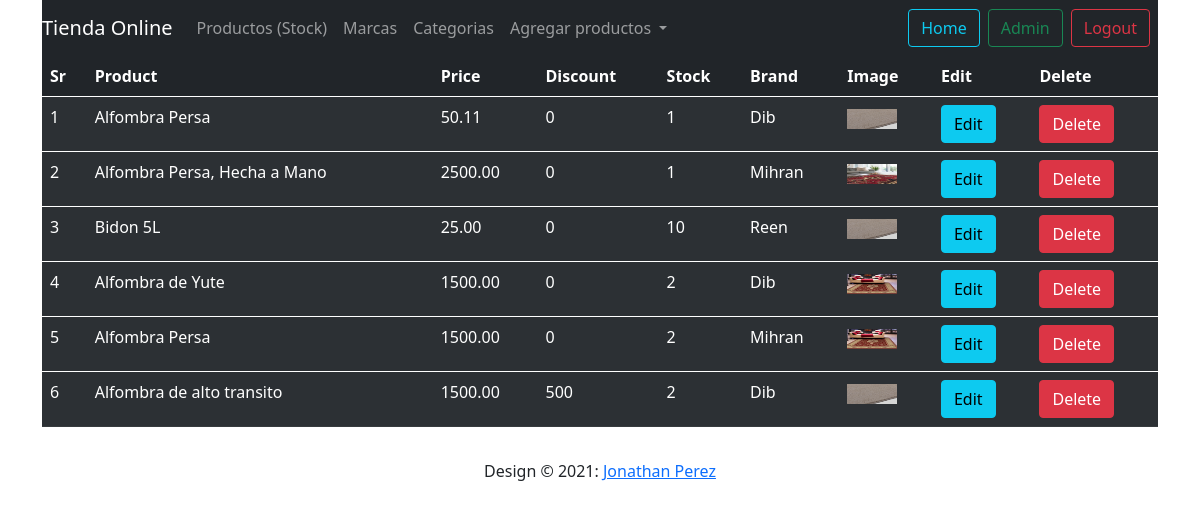
Page /admin (signed in) on the earlier database version.
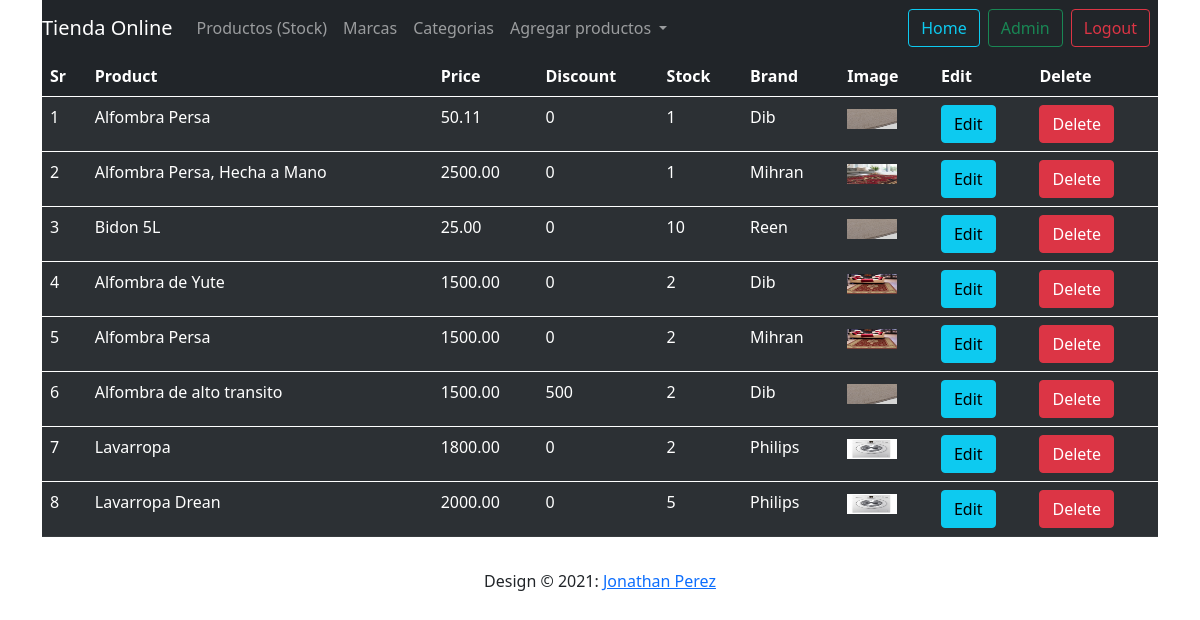
Same page on the later database version.
### shop/products/models.py (models this page shows, shortened)
class Addproduct(db.Model):
    id = db.Column(db.Integer, primary_key=True)
    name = db.Column(db.String(80), nullable=False)
    price = db.Column(db.Numeric(10, 2), nullable=False)
    discount = db.Column(db.Integer, default=0)
    stock = db.Column(db.Integer, nullable=False)
    colors = db.Column(db.Text, nullable=False)
    desc = db.Column(db.Text, nullable=False)
    pub_date = db.Column(db.DateTime, nullable=False, default=datetime.utcnow)
    category_id = db.Column(db.Integer, db.ForeignKey('category.id'), nullable=False)
    category = db.relationship('Category', backref=db.backref('categories', lazy=True))
    brand_id = db.Column(db.Integer, db.ForeignKey('brand.id'), nullable=False)
    brand = db.relationship('Brand', backref=db.backref('brands', lazy=True))
    image_1 = db.Column(db.String(150), nullable=False, default='image1.jpg')
    image_2 = db.Column(db.String(150), nullable=False, default='image2.jpg')
    image_3 = db.Column(db.String(150), nullable=False, default='image3.jpg')

class Brand(db.Model):
    id = db.Column(db.Integer, primary_key=True)
    name = db.Column(db.String(30), nullable=False, unique=True)

### shop/admin/routes.py (the view)
@app.route('/admin')
def admin():
    if 'email' not in session:
        flash('Please login first', 'danger')
        return redirect(url_for('login'))
    products = Addproduct.query.all()
    return render_template('admin/index.html', title='Admin Page', products=products)

### shop/templates/admin/index.html (shortened to what this page needs)
{% extends 'layout.html'%}
{% block content%}
    <div class="container">
        <nav class="navbar navbar-expand-lg navbar-dark bg-dark">
            <a class="navbar-brand" href="{{url_for('admin')}}">Tienda Online</a>
            <div class="collapse navbar-collapse" id="navbarNavDropdown">
              <ul class="navbar-nav">
                <li class="nav-item active">
                  <a class="nav-link" href="{{url_for('admin')}}">Productos <span class="sr-only">(Stock)</span></a>
                </li>
                <li class="nav-item">
                  <a class="nav-link" href="{{url_for('brands')}}">Marcas</a>
                </li>
                <li class="nav-item">
                  <a class="nav-link" href="{{url_for('category')}}">Categorias</a>
                </li>
                <li class="nav-item dropdown">
                  <a class="nav-link dropdown-toggle" href="#" id="navbarDropdownMenuLink" role="button" data-toggle="dropdown" aria-haspopup="true" aria-expanded="false">
                    Agregar productos
                  </a>
                </li>
              </ul>
            </div>
            <a href=""<button class="btn btn-outline-info me-2" type="button">Home</button></a>
            <a href="{{url_for('admin')}}"><button class="btn btn-outline-success me-2" type="button">Admin</button></a>
            <a href="{{url_for('logout')}}"><button class="btn btn-outline-danger me-2" type="button">Logout</button></a>
          </nav>
    </div>
<div class="container">
    <table class="table table-dark table-striped table-hover">
        <thead>
            <th>Sr</th>
            <th>Product</th>
            <th>Price</th>
            <th>Discount</th>
            <th>Stock</th>
            <th>Brand</th>
            <th>Image</th>
            <th>Edit</th>
            <th>Delete</th>
        </thead>
            {% for product in products %}
        <tbody>
                <tr>
                    <td>{{ loop.index }}</td>
                    <td>{{ product.name }}</td>
                    <td>{{ product.price }}</td>
                    <td>{{ product.discount }}</td>
                    <td>{{ product.stock }}</td>
                    <td>{{ product.brand.name}}</td>
                    <td><img src="{{url_for('static',filename='images/' + product.image_1)}}" alt="{{product.name}}" width="50" height="20"></td>
                    <td><a href="{{url_for('updateproduct', id=product.id)}}" class="btn btn-info">Edit</a></td>
                    <td><a href="{{url_for('updateproduct', id=product.id)}}" class="btn btn-danger">Delete</a></td>
                </tr>
            {% endfor %}
        </tbody>
    </table>
</div>
{% endblock %}

### shop/templates/layout.html (shortened to what this page needs)
<!doctype html>
<html lang="en">
  <head>
    <link href="https://cdn.jsdelivr.net/npm/bootstrap@5.1.0/dist/css/bootstrap.min.css" rel="stylesheet">
  </head>
  <body>
  {% block content%}
  {% endblock %}
  <footer class="page-footer font-small blue">
    <div class="footer-copyright text-center py-3"> Design © 2021:
      <a href=""> Jonathan Perez</a>
    </div>
  </footer>
  </body>
</html>

Differences in the rows shown:
added Addproduct: name "Lavarropa", price "1800.00", discount "0", stock "2", brand.name "Philips", image_1 (picture)
added Addproduct: name "Lavarropa Drean", price "2000.00", discount "0", stock "5", brand.name "Philips", image_1 (picture)
